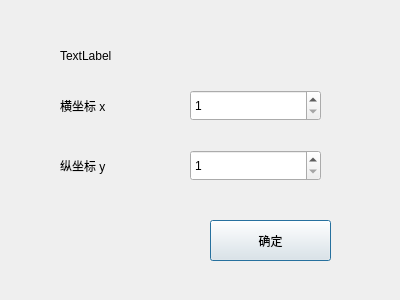
<?xml version="1.0" encoding="UTF-8"?>
<ui version="4.0">
 <class>AskInputPosition</class>
 <widget class="QDialog" name="AskInputPosition">
  <property name="geometry">
   <rect>
    <x>0</x>
    <y>0</y>
    <width>400</width>
    <height>300</height>
   </rect>
  </property>
  <property name="windowTitle">
   <string>Dialog</string>
  </property>
  <widget class="QLabel" name="label">
   <property name="geometry">
    <rect>
     <x>60</x>
     <y>40</y>
     <width>161</width>
     <height>31</height>
    </rect>
   </property>
   <property name="text">
    <string>TextLabel</string>
   </property>
  </widget>
  <widget class="QSpinBox" name="x_position">
   <property name="geometry">
    <rect>
     <x>190</x>
     <y>90</y>
     <width>131</width>
     <height>31</height>
    </rect>
   </property>
   <property name="minimum">
    <number>1</number>
   </property>
   <property name="maximum">
    <number>12</number>
   </property>
  </widget>
  <widget class="QSpinBox" name="y_position">
   <property name="geometry">
    <rect>
     <x>190</x>
     <y>150</y>
     <width>131</width>
     <height>31</height>
    </rect>
   </property>
   <property name="minimum">
    <number>1</number>
   </property>
   <property name="maximum">
    <number>12</number>
   </property>
   <property name="value">
    <number>1</number>
   </property>
  </widget>
  <widget class="QLabel" name="label_2">
   <property name="geometry">
    <rect>
     <x>60</x>
     <y>90</y>
     <width>81</width>
     <height>31</height>
    </rect>
   </property>
   <property name="text">
    <string>横坐标 x</string>
   </property>
  </widget>
  <widget class="QLabel" name="label_3">
   <property name="geometry">
    <rect>
     <x>60</x>
     <y>150</y>
     <width>91</width>
     <height>31</height>
    </rect>
   </property>
   <property name="text">
    <string>纵坐标 y</string>
   </property>
  </widget>
  <widget class="QPushButton" name="pushButton">
   <property name="geometry">
    <rect>
     <x>210</x>
     <y>220</y>
     <width>121</width>
     <height>41</height>
    </rect>
   </property>
   <property name="text">
    <string>确定</string>
   </property>
  </widget>
 </widget>
 <resources/>
 <connections/>
</ui>
